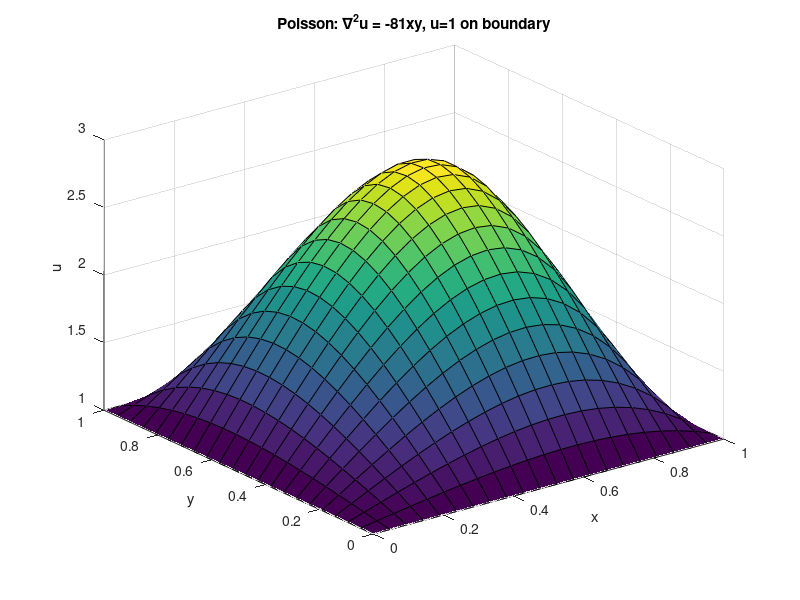

Write MATLAB code to recreate this figure.
clc; clear; close all;

N = 20;
h = 1/(N+1);
x = linspace(0,1,N+2);
y = linspace(0,1,N+2);
[X,Y] = meshgrid(x,y);

% Initialize
U = ones(N+2, N+2);   % boundary = 1 already set
f = zeros(N+2, N+2);

% Define RHS: f = -81*x*y
for i = 1:N+2
    for j = 1:N+2
        f(i,j) = -81 * x(i) * y(j);
    end
end

tol = 1e-5;
max_iter = 10000;

% Iteration
for iter = 1:max_iter
    U_old = U;
    
    for i = 2:N+1
        for j = 2:N+1
            U(i,j) = 0.25 * ( ...
                U(i+1,j) + U(i-1,j) + ...
                U(i,j+1) + U(i,j-1) - ...
                h^2 * f(i,j));
        end
    end
    
    if max(max(abs(U - U_old))) < tol
        break;
    end
end

% Plot
figure;
surf(X,Y,U);
title('Poisson: ∇^2u = -81xy, u=1 on boundary');
xlabel('x'); ylabel('y'); zlabel('u');
